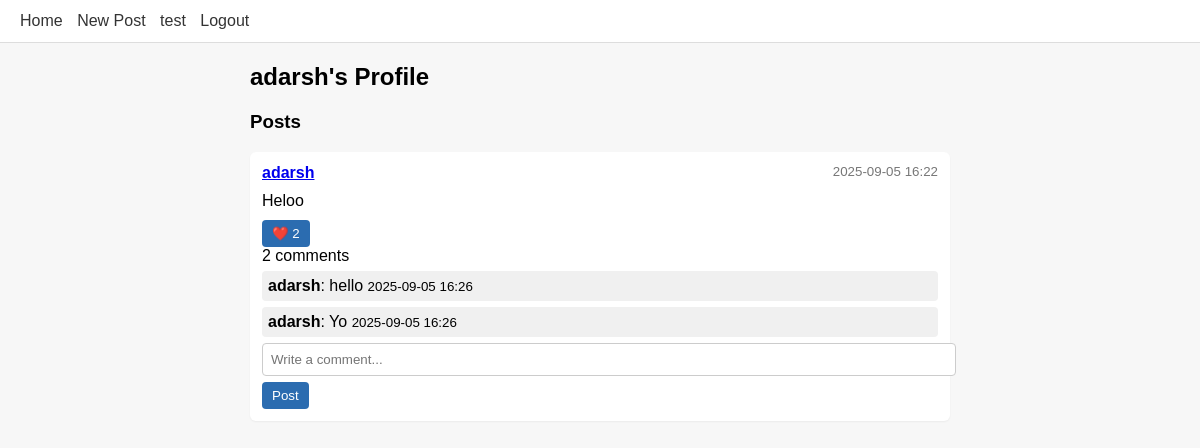
The page /user/adarsh (signed in) on the database its author committed.
### app.py (models this page shows, shortened)
class User(db.Model, UserMixin):
    id = db.Column(db.Integer, primary_key=True)
    username = db.Column(db.String(80), unique=True, nullable=False)
    email = db.Column(db.String(120), unique=True, nullable=False)
    password_hash = db.Column(db.String(128), nullable=False)
    bio = db.Column(db.String(300), default='')
    posts = db.relationship('Post', backref='author', cascade="all, delete-orphan")

class Post(db.Model):
    id = db.Column(db.Integer, primary_key=True)
    content = db.Column(db.String(1000), nullable=False)
    user_id = db.Column(db.Integer, db.ForeignKey('user.id'))
    created_at = db.Column(db.DateTime, default=datetime.utcnow)
    comments = db.relationship('Comment', backref='post', cascade="all, delete-orphan")
    likes = db.relationship('Like', backref='post', cascade="all, delete-orphan")

class Comment(db.Model):
    id = db.Column(db.Integer, primary_key=True)
    content = db.Column(db.String(500), nullable=False)
    user_id = db.Column(db.Integer, db.ForeignKey('user.id'))
    post_id = db.Column(db.Integer, db.ForeignKey('post.id'))
    created_at = db.Column(db.DateTime, default=datetime.utcnow)

### app.py (the view)
@app.route('/user/<username>')
def profile(username):
    user = User.query.filter_by(username=username).first_or_404()
    return render_template('profile.html', user=user)

### app.py (called while the page is built)
@login_manager.user_loader
def load_user(user_id):
    return User.query.get(int(user_id))

### templates/profile.html (shortened to what this page needs)
{% extends 'base.html' %}
{% block content %}
  <h2>{{ user.username }}'s Profile</h2>
  <h3>Posts</h3>
  {% for post in user.posts %}
    {% include 'post_card.html' %}
  {% else %}
    <p>No posts yet.</p>
  {% endfor %}
{% endblock %}

### templates/base.html (shortened to what this page needs)
<!doctype html>
<html>
<head>
  <link rel="stylesheet" href="/static/style.css">
</head>
<body>
  <nav>
    <a href="{{ url_for('index') }}">Home</a>
    {% if current_user.is_authenticated %}
      <a href="{{ url_for('create_post') }}">New Post</a>
      <a href="{{ url_for('profile', username=current_user.username) }}">{{ current_user.username }}</a>
      <a href="{{ url_for('logout') }}">Logout</a>
    {% else %}
      <a href="{{ url_for('login') }}">Login</a>
      <a href="{{ url_for('register') }}">Register</a>
    {% endif %}
  </nav>
  <main>
    {% block content %}{% endblock %}
  </main>
</body>
</html>

### templates/post_card.html
<div class="post">
  <div class="post-header">
    <strong><a href="{{ url_for('profile', username=post.author.username) }}">{{ post.author.username }}</a></strong>
    <small>{{ post.created_at.strftime('%Y-%m-%d %H:%M') }}</small>
  </div>
  <div class="post-body">{{ post.content }}</div>
  <div class="post-actions">
    <form method="post" action="{{ url_for('like_post', post_id=post.id) }}">
      <button type="submit">❤️ {{ post.likes|length }}</button>
    </form>
    <span>{{ post.comments|length }} comments</span>
  </div>
  <div class="comments">
    {% for c in post.comments %}
      <div class="comment">
        <strong>{{ c.post.author.username }}</strong>: {{ c.content }}
        <small>{{ c.created_at.strftime('%Y-%m-%d %H:%M') }}</small>
      </div>
    {% endfor %}
  </div>
  {% if current_user.is_authenticated %}
    <form method="post" action="{{ url_for('comment_post', post_id=post.id) }}">
      <input type="text" name="content" placeholder="Write a comment..." required>
      <button type="submit">Post</button>
    </form>
  {% endif %}
</div>

### static/style.css (style rules this page uses)
body { font-family: Arial, sans-serif; background: #f7f7f7; margin: 0; }
nav { background: #fff; padding: 12px 20px; border-bottom: 1px solid #ddd; }
nav a { margin-right: 10px; text-decoration: none; color: #333; }
main { max-width: 700px; margin: 20px auto; padding: 0 12px; }
.post { background: #fff; padding: 12px; margin-bottom: 15px; border-radius: 6px; box-shadow: 0 1px 2px rgba(0,0,0,0.05); }
.post-header { display: flex; justify-content: space-between; color: #777; }
.post-body { margin: 10px 0; }
.post-actions { margin-top: 10px; }
.comment { background: #f0f0f0; padding: 6px; border-radius: 4px; margin-top: 6px; }
input, textarea { width: 100%; margin: 6px 0; padding: 8px; border: 1px solid #ccc; border-radius: 4px; }
button { background: #2b6cb0; color: white; border: none; padding: 6px 10px; border-radius: 4px; cursor: pointer; }

### rows shown on the page
User: username "test"
User: username "adarsh"
Post: author.username "adarsh", created_at "2025-09-05 16:22", content "Heloo", likes|length "2", comments|length "2"
Comment: post.author.username "adarsh", content "hello", created_at "2025-09-05 16:26"
Comment: post.author.username "adarsh", content "Yo", created_at "2025-09-05 16:26"
